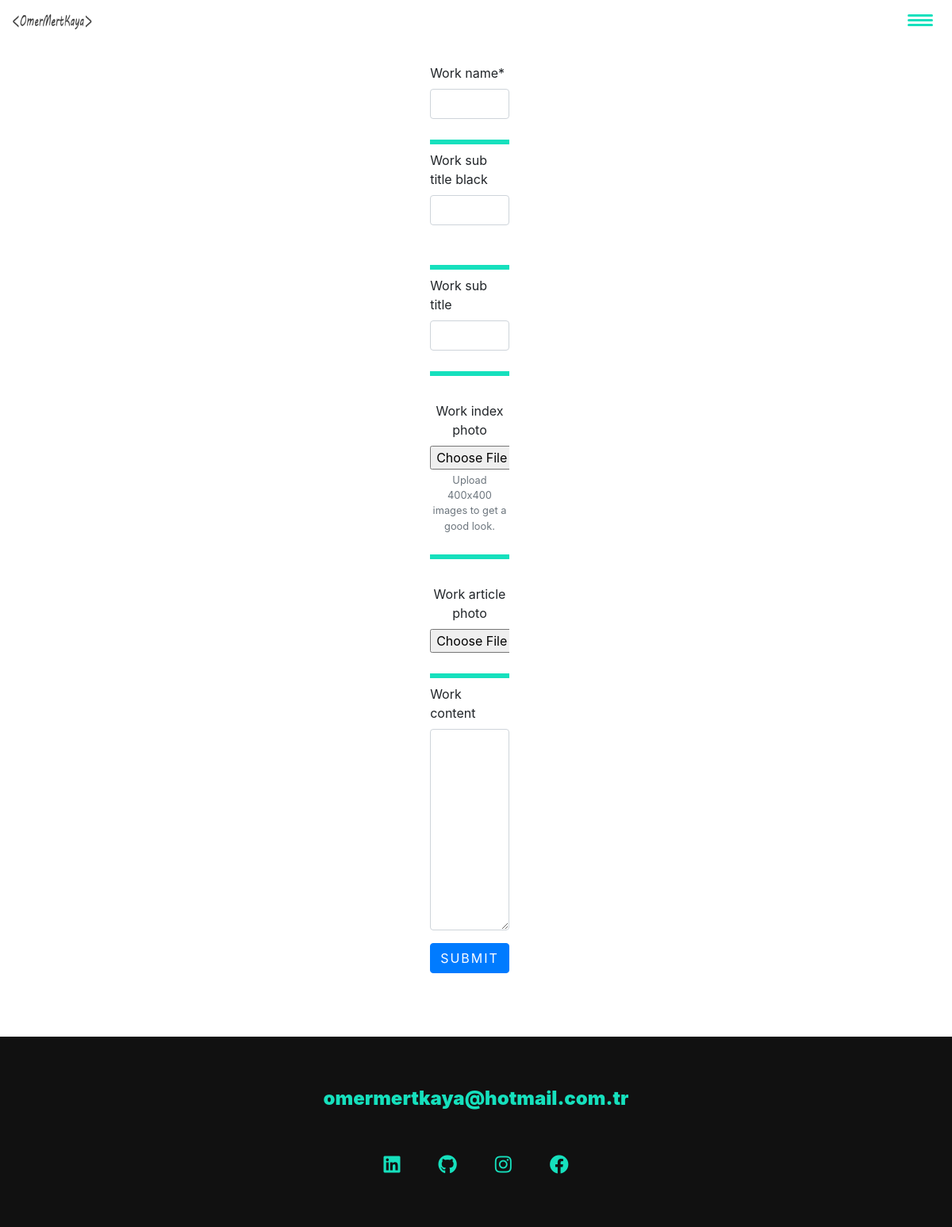
/add/worksection/ (signed in), run on the app's committed database.
### portapp/models.py (models this page shows)
class WebLogoName(models.Model):
    web_name = models.CharField(max_length=225,help_text="This is your site title")
    web_logo = models.ImageField(null= True, blank=True)

class FooterSection(models.Model):
    footer_linked = models.CharField(max_length=300, blank=True)
    footer_github = models.CharField(max_length=300, blank=True)
    footer_instagram = models.CharField(max_length=300, blank=True)
    footer_facebook = models.CharField(max_length=300, blank=True)
    footer_email = models.CharField(max_length=300, blank=True)

### portapp/views.py (the view)
# urls.py: path("add/worksection/", WorkSectionCreateView.as_view(), name="add-workseciton"),
class WorkSectionCreateView(CreateView):
    model = WorkSection
    template_name = "add_worksection.html"
    fields=['work_name','work_sub_title_black','work_sub_title','work_article_photo','work_index_photo','work_content']
    def get_context_data(self, **kwargs):
        context = super().get_context_data(**kwargs)
        context["FooterSection"] = FooterSection.objects.get(id=1)
        context1 = super().get_context_data(**kwargs)
        context1["WebLogoName"] = WebLogoName.objects.get(id=1)
        context2 = super().get_context_data(**kwargs)
        context2["WorkSection"] = WorkSection.objects.all()
        context.update(context2)
        context.update(context1)
        return context

### portapp/templates/add_worksection.html (shortened to what this page needs)
{% load static %}
{% if user.is_authenticated %}
<!DOCTYPE html>
<html lang="en">
<head>
    <link rel="stylesheet" type="text/css" href="{% static 'css/style.css' %}">
    <link rel="stylesheet" href="https://cdnjs.cloudflare.com/ajax/libs/normalize/7.0.0/normalize.min.css">
    <link rel="stylesheet" href="https://cdnjs.cloudflare.com/ajax/libs/font-awesome/5.11.2/css/all.css" />
    <link rel="stylesheet" href="https://stackpath.bootstrapcdn.com/bootstrap/4.1.3/css/bootstrap.min.css">
</head>
<body>
<header>
    <div class="logo">
        <a href="/">
        <img src="../../media/images/{{WebLogoName.web_logo}}" alt="">
        </a>
    </div>
    <button class="nav-toggle" aria-label="toggle navigation">
        <span class="hamburger"></span>
    </button>
</header>
    <section class="worksection-edit" style="margin:auto," >
                <form method="Post" enctype="multipart/form-data" class="intro", id="home">
                    {% load crispy_forms_tags %}
                                    {{ form.work_name|as_crispy_field }}
                                    <br>
                                    <h1 style="  border-bottom: 6px solid #16e0bd;"></h1>
                                    <br>
                                    {{ form.work_sub_title_black|as_crispy_field}}
                                    <br>
                                    <h1 style="  border-bottom: 6px solid #16e0bd;"></h1>
                                    <br>
                                    <br>
                                    {{ form.work_sub_title|as_crispy_field}}
                                    <br>
                                    <h1 style="  border-bottom: 6px solid #16e0bd;"></h1>
                                    <br>
                                    <br>
                                    <div class="about-me-edit-photo" style="text-align:center;  margin-left: auto;
                                    margin-right:auto;">
                                    {{ form.work_index_photo|as_crispy_field}}
                                    </div>
                                    <br>
                                    <h1 style="  border-bottom: 6px solid #16e0bd;"></h1>
                                    <br>
                                    <br>
                                    <div class="about-me-edit-photo" style="text-align:center;  margin-left: auto;
                                    margin-right:auto;">
                                    {{ form.work_article_photo|as_crispy_field}}
                                    </div>
                                    <br>
                                    <h1 style="  border-bottom: 6px solid #16e0bd;"></h1>
                                    <br>
                                    {{ form.work_content|as_crispy_field}}
                                    <br>
                    <br>
                    <br>
                    <button type="submit" class="btn btn-primary">Submit</button>
                </form>
    </section>
<footer class="footer">
    <a href="mailto:{{FooterSection.footer_email}}" class="footer__link">{{FooterSection.footer_email}}</a>
    <ul class="social-list">
        <li class="social-list__item">
            <a class="social-list__link" href="{{FooterSection.footer_linked}}">
                <i class="fab fa-linkedin"></i>
            </a>
        </li>
        <li class="social-list__item">
            <a class="social-list__link" href="{{FooterSection.footer_github}}">
                <i class="fab fa-github"></i>
            </a>
        </li>
        <li class="social-list__item">
            <a class="social-list__link" href="{{FooterSection.footer_instagram}}">
                <i class="fab fa-instagram"></i>
            </a>
        </li>
        <li class="social-list__item">
            <a class="social-list__link" href="{{FooterSection.footer_facebook}}">
                <i class="fab fa-facebook"></i>
            </a>
        </li>
    </ul>
</footer>
</body>
</html>
{% else %}
{% include "404.html" %}
{% endif %}

### static/css/style.css (style rules this page uses)
*, *::before, *::after { box-sizing: border-box; }
:root { --ff-primary: 'Source Sans Pro', sans-serif; --ff-secondary: 'Source Code Pro', monospace; --fw-reg: 300; --fw-bold: 900; --clr-light: #fff; --clr-dark: #303030; --clr-accent: #16e0bd; --fs-h1: 3rem; --fs-h2: 2.25rem; --fs-h3: 1.25rem; --fs-body: 1rem; --bs: 0.25em 0.25em 0.75em rgba(0,0,0,.25), 0.125em 0.125em 0.25em rgba(0,0,0,.15); }
@media (min-width: 800px) { :root { --fs-h1: 4.5rem; --fs-h2: 3.75rem; --fs-h3: 1.5rem; --fs-body: 1.125rem; } }
html { scroll-behavior: smooth; }
body { background: var(--clr-light); color: var(--clr-dark); margin: 0; font-family: var(--ff-primary); font-size: var(--fs-body); line-height: 1.6; }
section { padding: 5em 2em; }
img { display: block; max-width: 100%; }
.btn { display: inline-block; padding: .5em 2.5em; background: var(--clr-accent); color: var(--clr-dark); text-decoration: none; cursor: pointer; font-size: .8rem; text-transform: uppercase; letter-spacing: 2px; font-weight: var(--fw-bold); transition: transform 200ms ease-in-out; }
h1, h2, h3 { line-height: 1; margin: 0; }
h1 { font-size: var(--fs-h1) }
header { display: flex; justify-content: space-between; padding: 1em; position: fixed; z-index: 9999; width: 100%; }
.logo { max-width: 100px; }
.nav-toggle { padding: .5em; background: transparent; border: 0; cursor: pointer; position: absolute; right: 1em; top: 1em; z-index: 1000; }
.hamburger { display: block; position: relative; }
.hamburger, .hamburger::before, .hamburger::after { background: var(--clr-accent); width: 2em; height: 3px; border-radius: 1em; transition: transform 250ms ease-in-out; }
.hamburger::before, .hamburger::after { content: ''; position: absolute; left: 0; right: 0; }
.hamburger::before { top: 6px; }
.hamburger::after { bottom: 6px; }
.intro { position: relative; }
@media (min-width: 600px) { .intro { display: grid; width: min-content; margin: 0 auto; grid-column-gap: 1em; grid-template-areas: "img title" "img subtitle"; grid-template-columns: min-content max-content; } }
.footer { background: #111; color: var(--clr-accent); text-align: center; padding: 2.5em 0; font-size: var(--fs-h3); }
.footer a { color: inherit; text-decoration: none; }
.footer__link { font-weight: var(--fw-bold); }
.social-list { list-style: none; display: flex; justify-content: center; margin: 2em 0 0; padding: 0; }
.social-list__item { margin: 0 .5em; }
.social-list__link { padding: .5em; }

### data on the page
WebLogoName: web_logo (picture)
FooterSection: footer_email "omermertkaya@hotmail.com.tr"
